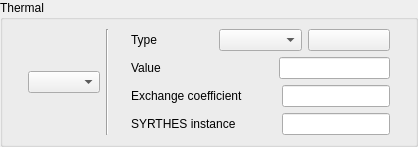
    <widget class="QGroupBox" name="groupBoxThermal">
     <property name="toolTip">
      <string>&lt;html&gt;&lt;head/&gt;&lt;body&gt;&lt;p&gt;&lt;span style=&quot; font-size:9pt;&quot;&gt;Specify the boundary conditions for the thermal scalar.&lt;/span&gt;&lt;/p&gt;&lt;/body&gt;&lt;/html&gt;</string>
     </property>
     <property name="title">
      <string>Thermal</string>
     </property>
     <layout class="QGridLayout">
      <property name="leftMargin">
       <number>9</number>
      </property>
      <property name="topMargin">
       <number>9</number>
      </property>
      <property name="rightMargin">
       <number>9</number>
      </property>
      <property name="bottomMargin">
       <number>9</number>
      </property>
      <property name="spacing">
       <number>6</number>
      </property>
      <item row="0" column="0">
       <layout class="QHBoxLayout">
        <property name="spacing">
         <number>6</number>
        </property>
        <property name="leftMargin">
         <number>0</number>
        </property>
        <property name="topMargin">
         <number>0</number>
        </property>
        <property name="rightMargin">
         <number>0</number>
        </property>
        <property name="bottomMargin">
         <number>0</number>
        </property>
        <item>
         <spacer>
          <property name="orientation">
           <enum>Qt::Horizontal</enum>
          </property>
          <property name="sizeHint" stdset="0">
           <size>
            <width>16</width>
            <height>20</height>
           </size>
          </property>
         </spacer>
        </item>
        <item>
         <widget class="QComboBox" name="comboBoxThermal">
          <property name="toolTip">
           <string>&lt;html&gt;&lt;head/&gt;&lt;body&gt;&lt;p&gt;&lt;span style=&quot; font-size:9pt;&quot;&gt;Thermal scalar on which the boundary conditions will be applied.&lt;/span&gt;&lt;/p&gt;&lt;/body&gt;&lt;/html&gt;</string>
          </property>
         </widget>
        </item>
        <item>
         <widget class="Line" name="line">
          <property name="orientation">
           <enum>Qt::Vertical</enum>
          </property>
         </widget>
        </item>
        <item>
         <spacer>
          <property name="orientation">
           <enum>Qt::Horizontal</enum>
          </property>
          <property name="sizeHint" stdset="0">
           <size>
            <width>16</width>
            <height>20</height>
           </size>
          </property>
         </spacer>
        </item>
        <item>
         <layout class="QVBoxLayout" name="groupBoxThermalParams">
          <property name="spacing">
           <number>6</number>
          </property>
          <property name="leftMargin">
           <number>0</number>
          </property>
          <property name="topMargin">
           <number>0</number>
          </property>
          <property name="rightMargin">
           <number>0</number>
          </property>
          <property name="bottomMargin">
           <number>0</number>
          </property>
          <item>
           <layout class="QHBoxLayout" name="groupBoxType">
            <property name="spacing">
             <number>6</number>
            </property>
            <property name="leftMargin">
             <number>0</number>
            </property>
            <property name="topMargin">
             <number>0</number>
            </property>
            <property name="rightMargin">
             <number>0</number>
            </property>
            <property name="bottomMargin">
             <number>0</number>
            </property>
            <item>
             <widget class="QLabel" name="labelThermal">
              <property name="toolTip">
               <string>&lt;html&gt;&lt;head/&gt;&lt;body&gt;&lt;p&gt;&lt;span style=&quot; font-size:9pt;&quot;&gt;Choose
                the way to impose the thermal scalar value on the boundary region:&lt;br/&gt;- Prescribed value: define
                a constant dirichlet boundary condition on the thermal scalar,&lt;br/&gt;- Prescribed value (user law):
                define a dirichlet boundary condition on the thermal scalar, which can be variable and depend on
                different criteria such as geometrical criteria,&lt;br/&gt;- Prescribed flux: define a constant Neumann
                boundary condition on the thermal scalar by imposing the flux on the boundary region (For wall and
                outlet boundary conditions only), &lt;br/&gt;- Prescribed flux (user law): define a Neumann boundary
                condition on the thermal scalar which can be variable (For Wall boundary conditions only),&lt;br/&gt;-
                Exchange coefficient: define the thermal scalar value and the exchange coefficient value (For wall
                boundary conditions only),&lt;br/&gt;- Exchange coefficient (user law): define the thermal scalar value
                and the exchange coefficient value which can be both variable (For wall boundary conditions only).&lt;/span&gt;&lt;/p&gt;&lt;/body&gt;&lt;/html&gt;
               </string>
              </property>
              <property name="text">
               <string>Type</string>
              </property>
             </widget>
            </item>
            <item>
             <widget class="QComboBox" name="comboBoxTypeThermal">
              <property name="toolTip">
               <string>&lt;html&gt;&lt;head/&gt;&lt;body&gt;&lt;p&gt;&lt;span style=&quot; font-size:9pt;&quot;&gt;Choose the way to impose the thermal scalar value on the boundary region:&lt;br/&gt;- Prescribed value: define a constant dirichlet boundary condition on the thermal scalar,&lt;br/&gt;- Prescribed value (user law): define a dirichlet boundary condition on the thermal scalar, which can be variable and depend on different criteria such as geometrical criteria,&lt;br/&gt;- Prescribed flux: define a constant Neumann boundary condition on the thermal scalar by imposing the flux on the boundary region (For wall and outlet boundary conditions only), &lt;br/&gt;- Prescribed flux (user law): define a Neumann boundary condition on the thermal scalar which can be variable (For Wall boundary conditions only),&lt;br/&gt;- Exchange coefficient: define the thermal scalar value and the exchange coefficient value (For wall boundary conditions only),&lt;br/&gt;- Exchange coefficient (user law): define the thermal scalar value and the exchange coefficient value which can be both variable (For wall boundary conditions only).&lt;/span&gt;&lt;/p&gt;&lt;/body&gt;&lt;/html&gt;</string>
              </property>
             </widget>
            </item>
            <item>
             <widget class="QPushButton" name="pushButtonThermal">
              <property name="toolTip">
               <string>&lt;html&gt;&lt;head/&gt;&lt;body&gt;&lt;p&gt;&lt;span style=&quot; font-size:9pt;&quot;&gt;Choose the way to impose the thermal scalar value on the boundary region:&lt;br/&gt;- Prescribed value: define a constant dirichlet boundary condition on the thermal scalar,&lt;br/&gt;- Prescribed value (user law): define a dirichlet boundary condition on the thermal scalar, which can be variable and depend on different criteria such as geometrical criteria,&lt;br/&gt;- Prescribed flux: define a constant Neumann boundary condition on the thermal scalar by imposing the flux on the boundary region (For wall and outlet boundary conditions only), &lt;br/&gt;- Prescribed flux (user law): define a Neumann boundary condition on the thermal scalar which can be variable (For Wall boundary conditions only),&lt;br/&gt;- Exchange coefficient: define the thermal scalar value and the exchange coefficient value (For wall boundary conditions only),&lt;br/&gt;- Exchange coefficient (user law): define the thermal scalar value and the exchange coefficient value which can be both variable (For wall boundary conditions only).&lt;/span&gt;&lt;/p&gt;&lt;/body&gt;&lt;/html&gt;</string>
              </property>
              <property name="text">
               <string/>
              </property>
              <property name="icon">
               <iconset resource="resources_pages.qrc">
                <normaloff>:/new/prefix1/data/icons/22x22/edit-find-replace.png</normaloff>:/new/prefix1/data/icons/22x22/edit-find-replace.png</iconset>
              </property>
             </widget>
            </item>
           </layout>
          </item>
          <item>
           <layout class="QHBoxLayout" name="groupBoxValue">
            <property name="spacing">
             <number>6</number>
            </property>
            <property name="leftMargin">
             <number>0</number>
            </property>
            <property name="topMargin">
             <number>0</number>
            </property>
            <property name="rightMargin">
             <number>0</number>
            </property>
            <property name="bottomMargin">
             <number>0</number>
            </property>
            <item>
             <widget class="QLabel" name="labelValueThermal">
              <property name="toolTip">
               <string>&lt;html&gt;&lt;head/&gt;&lt;body&gt;&lt;p&gt;&lt;span style=&quot; font-size:9pt;&quot;&gt;Choose
                the way to impose the thermal scalar value on the boundary region:&lt;br/&gt;- Prescribed value: define
                a constant dirichlet boundary condition on the thermal scalar,&lt;br/&gt;- Prescribed value (user law):
                define a dirichlet boundary condition on the thermal scalar, which can be variable and depend on
                different criteria such as geometrical criteria,&lt;br/&gt;- Prescribed flux: define a constant Neumann
                boundary condition on the thermal scalar by imposing the flux on the boundary region (For wall and
                outlet boundary conditions only), &lt;br/&gt;- Prescribed flux (user law): define a Neumann boundary
                condition on the thermal scalar which can be variable (For Wall boundary conditions only),&lt;br/&gt;-
                Exchange coefficient: define the thermal scalar value and the exchange coefficient value (For wall
                boundary conditions only),&lt;br/&gt;- Exchange coefficient (user law): define the thermal scalar value
                and the exchange coefficient value which can be both variable (For wall boundary conditions only).&lt;/span&gt;&lt;/p&gt;&lt;/body&gt;&lt;/html&gt;
               </string>
              </property>
              <property name="text">
               <string>Value</string>
              </property>
             </widget>
            </item>
            <item>
             <spacer>
              <property name="orientation">
               <enum>Qt::Horizontal</enum>
              </property>
              <property name="sizeHint" stdset="0">
               <size>
                <width>16</width>
                <height>20</height>
               </size>
              </property>
             </spacer>
            </item>
            <item>
             <widget class="QLineEdit" name="lineEditValueThermal">
              <property name="toolTip">
               <string>&lt;html&gt;&lt;head/&gt;&lt;body&gt;&lt;p&gt;&lt;span style=&quot; font-size:9pt;&quot;&gt;Choose the way to impose the thermal scalar value on the boundary region:&lt;br/&gt;- Prescribed value: define a constant dirichlet boundary condition on the thermal scalar,&lt;br/&gt;- Prescribed value (user law): define a dirichlet boundary condition on the thermal scalar, which can be variable and depend on different criteria such as geometrical criteria,&lt;br/&gt;- Prescribed flux: define a constant Neumann boundary condition on the thermal scalar by imposing the flux on the boundary region (For wall and outlet boundary conditions only), &lt;br/&gt;- Prescribed flux (user law): define a Neumann boundary condition on the thermal scalar which can be variable (For Wall boundary conditions only),&lt;br/&gt;- Exchange coefficient: define the thermal scalar value and the exchange coefficient value (For wall boundary conditions only),&lt;br/&gt;- Exchange coefficient (user law): define the thermal scalar value and the exchange coefficient value which can be both variable (For wall boundary conditions only).&lt;/span&gt;&lt;/p&gt;&lt;/body&gt;&lt;/html&gt;</string>
              </property>
             </widget>
            </item>
           </layout>
          </item>
          <item>
           <layout class="QHBoxLayout" name="groupBoxExchangeCoeff">
            <property name="spacing">
             <number>6</number>
            </property>
            <property name="leftMargin">
             <number>0</number>
            </property>
            <property name="topMargin">
             <number>0</number>
            </property>
            <property name="rightMargin">
             <number>0</number>
            </property>
            <property name="bottomMargin">
             <number>0</number>
            </property>
            <item>
             <widget class="QLabel" name="labelExThermal">
              <property name="toolTip">
               <string>&lt;html&gt;&lt;head/&gt;&lt;body&gt;&lt;p&gt;&lt;span style=&quot; font-size:9pt;&quot;&gt;Choose
                the way to impose the thermal scalar value on the boundary region:&lt;br/&gt;- Prescribed value: define
                a constant dirichlet boundary condition on the thermal scalar,&lt;br/&gt;- Prescribed value (user law):
                define a dirichlet boundary condition on the thermal scalar, which can be variable and depend on
                different criteria such as geometrical criteria,&lt;br/&gt;- Prescribed flux: define a constant Neumann
                boundary condition on the thermal scalar by imposing the flux on the boundary region (For wall and
                outlet boundary conditions only), &lt;br/&gt;- Prescribed flux (user law): define a Neumann boundary
                condition on the thermal scalar which can be variable (For Wall boundary conditions only),&lt;br/&gt;-
                Exchange coefficient: define the thermal scalar value and the exchange coefficient value (For wall
                boundary conditions only),&lt;br/&gt;- Exchange coefficient (user law): define the thermal scalar value
                and the exchange coefficient value which can be both variable (For wall boundary conditions only).&lt;/span&gt;&lt;/p&gt;&lt;/body&gt;&lt;/html&gt;
               </string>
              </property>
              <property name="text">
               <string>Exchange coefficient</string>
              </property>
             </widget>
            </item>
            <item>
             <spacer>
              <property name="orientation">
               <enum>Qt::Horizontal</enum>
              </property>
              <property name="sizeHint" stdset="0">
               <size>
                <width>16</width>
                <height>20</height>
               </size>
              </property>
             </spacer>
            </item>
            <item>
             <widget class="QLineEdit" name="lineEditExThermal">
              <property name="toolTip">
               <string>&lt;html&gt;&lt;head/&gt;&lt;body&gt;&lt;p&gt;&lt;span style=&quot; font-size:9pt;&quot;&gt;Choose
                the way to impose the thermal scalar value on the boundary region:&lt;br/&gt;- Prescribed value: define
                a constant dirichlet boundary condition on the thermal scalar,&lt;br/&gt;- Prescribed value (user law):
                define a dirichlet boundary condition on the thermal scalar, which can be variable and depend on
                different criteria such as geometrical criteria,&lt;br/&gt;- Prescribed flux: define a constant Neumann
                boundary condition on the thermal scalar by imposing the flux on the boundary region (For wall and
                outlet boundary conditions only), &lt;br/&gt;- Prescribed flux (user law): define a Neumann boundary
                condition on the thermal scalar which can be variable (For Wall boundary conditions only),&lt;br/&gt;-
                Exchange coefficient: define the thermal scalar value and the exchange coefficient value (For wall
                boundary conditions only),&lt;br/&gt;- Exchange coefficient (user law): define the thermal scalar value
                and the exchange coefficient value which can be both variable (For wall boundary conditions only).&lt;/span&gt;&lt;/p&gt;&lt;/body&gt;&lt;/html&gt;
               </string>
              </property>
             </widget>
            </item>
           </layout>
          </item>
          <item>
           <layout class="QHBoxLayout" name="groupBoxSyrthes">
            <item>
             <widget class="QLabel" name="labelSyrthesInstance">
              <property name="text">
               <string>SYRTHES instance</string>
              </property>
             </widget>
            </item>
            <item>
             <spacer name="horizontalSpacer">
              <property name="orientation">
               <enum>Qt::Horizontal</enum>
              </property>
              <property name="sizeHint" stdset="0">
               <size>
                <width>40</width>
                <height>20</height>
               </size>
              </property>
             </spacer>
            </item>
            <item>
             <widget class="QLineEdit" name="lineEditSyrthesInstance"/>
            </item>
           </layout>
          </item>
         </layout>
        </item>
        <item>
         <spacer>
          <property name="orientation">
           <enum>Qt::Horizontal</enum>
          </property>
          <property name="sizeHint" stdset="0">
           <size>
            <width>16</width>
            <height>20</height>
           </size>
          </property>
         </spacer>
        </item>
       </layout>
      </item>
     </layout>
    </widget>
